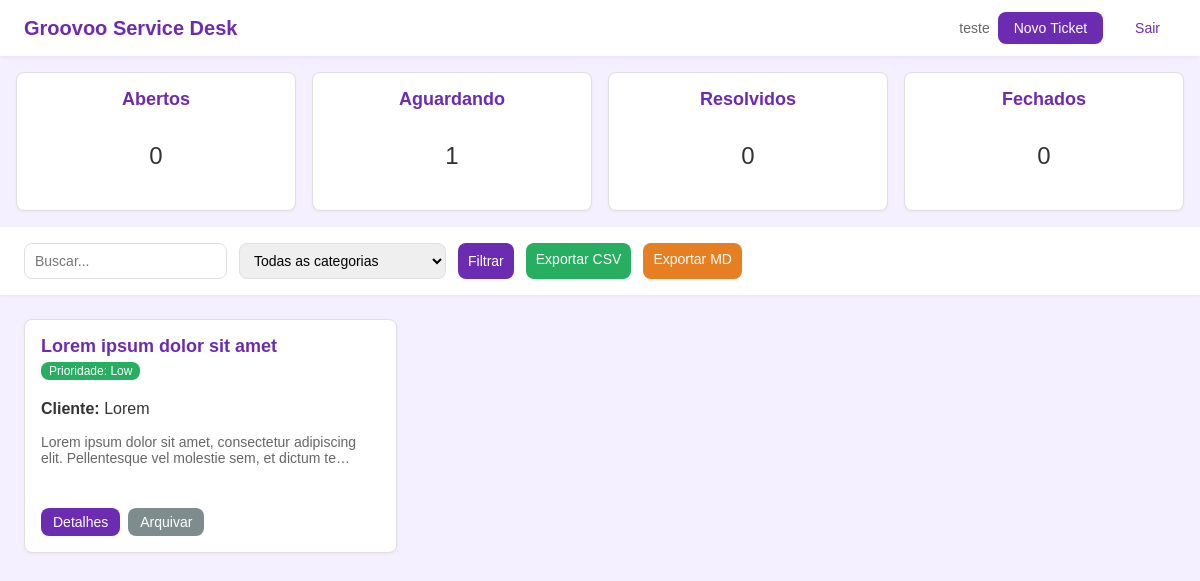
Page /dashboard (signed in) on the committed database.
### app.py (models this page shows, shortened)
class User(UserMixin, db.Model):
    id = db.Column(db.Integer, primary_key=True)
    username = db.Column(db.String(80), unique=True, nullable=False)
    password_hash = db.Column(db.String(128), nullable=False)
    tickets = db.relationship('Ticket', backref='assignee', lazy=True)
    comments = db.relationship('Comment', backref='author', lazy=True)

class Ticket(db.Model):
    id = db.Column(db.Integer, primary_key=True)
    title = db.Column(db.String(200), nullable=False, default='Ticket sem título')
    priority = db.Column(db.String(20), nullable=False, default='Low')
    tags = db.Column(db.String(200), nullable=True)
    organizer = db.Column(db.String(120), nullable=True)
    event = db.Column(db.String(120), nullable=True)
    email = db.Column(db.String(120), nullable=True)
    telefone = db.Column(db.String(50), nullable=True)
    client_name = db.Column(db.String(120), nullable=False)
    client_contact = db.Column(db.String(120), nullable=False)
    description = db.Column(db.Text, nullable=False)
    channel = db.Column(db.String(50), nullable=False)
    category = db.Column(db.String(50), nullable=False)
    status = db.Column(db.String(20), nullable=False, default='Aberto')
    created_at = db.Column(db.DateTime, default=datetime.utcnow)
    assignee_id = db.Column(db.Integer, db.ForeignKey('user.id'), nullable=False)
    attachments = db.relationship('Attachment', backref='ticket', lazy=True)
    comments = db.relationship('Comment', backref='ticket', lazy=True)

### app.py (the view, shortened to what this page needs)
@app.route('/dashboard')
@login_required
def dashboard():
    query = request.args.get('q', '').strip()
    category_filter = request.args.get('category', '').strip()
    tickets_query = Ticket.query.filter(
        Ticket.assignee_id == current_user.id,
        Ticket.status != 'Arquivado'
    )
    if category_filter:
        tickets_query = tickets_query.filter_by(category=category_filter)
    tickets = tickets_query.order_by(Ticket.created_at.desc()).all()
    categories = sorted({t.category for t in Ticket.query.with_entities(Ticket.category).filter_by(assignee_id=current_user.id)})
    statuses = {
        'Aberto': 0,
        'Aguardando': 0,
        'Resolvido': 0,
        'Fechado': 0
    }
    for t in Ticket.query.filter_by(assignee_id=current_user.id):
        if t.status in statuses:
            statuses[t.status] += 1
    return render_template(
        'dashboard.html',
        tickets=tickets,
        categories=categories,
        query=query,
        category_filter=category_filter,
        statuses=statuses
    )

### app.py (called while the page is built)
@login_manager.user_loader
def load_user(user_id: str):
    return User.query.get(int(user_id))

### templates/dashboard.html (shortened to what this page needs)
{% extends 'base.html' %}
{% block content %}
<div style="display:flex;gap:16px;padding:16px;">
  <div class="card" style="flex:1;text-align:center;">
    <h3>Abertos</h3>
    <p style="font-size:24px;">{{ statuses.get('Aberto', 0) }}</p>
  </div>
  <div class="card" style="flex:1;text-align:center;">
    <h3>Aguardando</h3>
    <p style="font-size:24px;">{{ statuses.get('Aguardando', 0) }}</p>
  </div>
  <div class="card" style="flex:1;text-align:center;">
    <h3>Resolvidos</h3>
    <p style="font-size:24px;">{{ statuses.get('Resolvido', 0) }}</p>
  </div>
  <div class="card" style="flex:1;text-align:center;">
    <h3>Fechados</h3>
    <p style="font-size:24px;">{{ statuses.get('Fechado', 0) }}</p>
  </div>
</div>
<form class="filters" method="get" action="{{ url_for('dashboard') }}">
  <input type="text" name="q" placeholder="Buscar..." value="{{ query }}" />
  <select name="category">
    <option value="">Todas as categorias</option>
  </select>
  <button type="submit" class="primary-btn">Filtrar</button>
  <a href="{{ url_for('export_csv') }}" class="primary-btn" style="background-color:#27ae60;">Exportar CSV</a>
  <a href="{{ url_for('export_markdown') }}" class="primary-btn" style="background-color:#e67e22;">Exportar MD</a>
</form>
<div class="cards-container">
  {% if tickets %}
    {% for ticket in tickets %}
    <div class="card">
      <div>
        <div style="display: flex; justify-content: space-between; align-items: flex-start;">
          <h3 style="margin-bottom: 4px; margin-top: 0;">{{ ticket.title }}</h3>
          <span class="status-badge status-{{ ticket.status | lower }}">{{ ticket.status }}</span>
        </div>
        <div style="margin-bottom: 12px;">
          <span class="priority-badge priority-{{ ticket.priority | lower }}">Prioridade: {{ ticket.priority }}</span>
        </div>
        <p><strong>Cliente:</strong> {{ ticket.client_name }}</p>
        <p style="font-size: 14px; color: #666;">{{ ticket.description[:100] }}{% if ticket.description|length > 100 %}…{% endif %}</p>
      </div>
      <div style="display: flex; gap: 8px; margin-top: 16px;">
        <button class="open-btn" onclick="window.location.href='{{ url_for('ticket_detail', ticket_id=ticket.id) }}'">Detalhes</button>
        <form action="{{ url_for('archive_ticket', ticket_id=ticket.id) }}" method="post" style="margin: 0;">
          <button type="submit" class="open-btn" style="background-color: #7f8c8d;">Arquivar</button>
        </form>
      </div>
    </div>
    {% endfor %}
  {% else %}
    <p style="padding:24px;">Nenhum ticket encontrado.</p>
  {% endif %}
</div>
{% endblock %}

### templates/base.html (shortened to what this page needs)
{%- set lang = 'pt-BR' -%}
<!DOCTYPE html>
<html lang="{{ lang }}">
  <head>
    <link rel="stylesheet" href="{{ url_for('static', filename='css/style.css') }}" />
  </head>
  <body>
    {% if current_user.is_authenticated %}
    <nav class="navbar">
      <div class="brand">Groovoo&nbsp;Service&nbsp;Desk</div>
      <div class="user-info">
        <span>{{ current_user.username }}</span>
        <a class="primary-btn" href="{{ url_for('create_ticket') }}">Novo&nbsp;Ticket</a>
        <form action="{{ url_for('logout') }}" method="get" style="display:inline; margin-left:8px;">
          <button type="submit" class="primary-btn" style="background:none;color:var(--primary-color);padding:0;">Sair</button>
        </form>
      </div>
    </nav>
    {% endif %}
    <main>
      {% block content %}{% endblock %}
    </main>
  </body>
</html>

### static/css/style.css (style rules this page uses)
:root { --primary-color: #6c2cb2; --secondary-color: #f5f0ff; --accent-color: #ffb400; --text-color: #333; --muted-text: #666; --card-bg: #ffffff; --border-color: #e0e0e0; --modal-bg: rgba(0, 0, 0, 0.5); --radius: 8px; --transition-speed: 0.2s; }
body { margin: 0; padding: 0; background-color: var(--secondary-color); color: var(--text-color); font-family: Arial, Helvetica, sans-serif; }
.navbar { display: flex; align-items: center; justify-content: space-between; padding: 12px 24px; background-color: var(--card-bg); box-shadow: 0 2px 4px rgba(0, 0, 0, 0.05); }
.navbar .brand { font-size: 20px; font-weight: bold; color: var(--primary-color); }
.navbar .primary-btn { background-color: var(--primary-color); color: white; border: none; padding: 8px 16px; border-radius: var(--radius); cursor: pointer; transition: background-color var(--transition-speed); margin-right: 16px; text-decoration: none; display: inline-block; font-size: 14px; }
.navbar .user-info { display: flex; align-items: center; gap: 8px; }
.navbar .user-info span { font-size: 14px; color: var(--muted-text); }
.navbar .user-info button { background: none; border: none; color: var(--primary-color); cursor: pointer; font-size: 14px; }
.filters { display: flex; gap: 12px; padding: 16px 24px; background-color: var(--card-bg); box-shadow: 0 1px 3px rgba(0, 0, 0, 0.05); flex-wrap: wrap; }
.filters input, .filters select, .filters button, .filters a { padding: 8px 10px; border: 1px solid var(--border-color); border-radius: var(--radius); font-size: 14px; text-decoration: none; }
.filters button, .filters a.primary-btn { background-color: var(--primary-color); color: white; border: none; cursor: pointer; transition: background-color var(--transition-speed); }
.cards-container { display: grid; grid-template-columns: repeat(auto-fill, minmax(280px, 1fr)); gap: 16px; padding: 24px; }
.card { background-color: var(--card-bg); border: 1px solid var(--border-color); border-radius: var(--radius); padding: 16px; box-shadow: 0 1px 3px rgba(0, 0, 0, 0.05); display: flex; flex-direction: column; justify-content: space-between; }
.card h3 { margin: 0; font-size: 18px; margin-bottom: 8px; color: var(--primary-color); }
.card .status-badge { display: inline-block; padding: 2px 8px; border-radius: var(--radius); font-size: 12px; color: white; margin-bottom: 4px; }
.card .open-btn { margin-top: 12px; align-self: flex-start; background-color: var(--primary-color); color: white; border: none; padding: 6px 12px; border-radius: var(--radius); font-size: 14px; cursor: pointer; transition: background-color var(--transition-speed); }
.priority-badge { display: inline-block; padding: 2px 8px; border-radius: var(--radius); font-size: 12px; color: white; margin-bottom: 4px; }
.priority-low { background-color: #27ae60; }

### rows in the picture
User: username "teste"
Ticket: title "Lorem ipsum dolor sit amet", priority "Low", client_name "Lorem", description "Lorem ipsum dolor sit amet, consectetur adipiscing elit. Pellentesque vel molestie sem, et dictum te"

### other values in the picture
{{ statuses.get('Aberto', 0) }} "0"
{{ statuses.get('Aguardando', 0) }} "1"
{{ statuses.get('Resolvido', 0) }} "0"
{{ statuses.get('Fechado', 0) }} "0"
